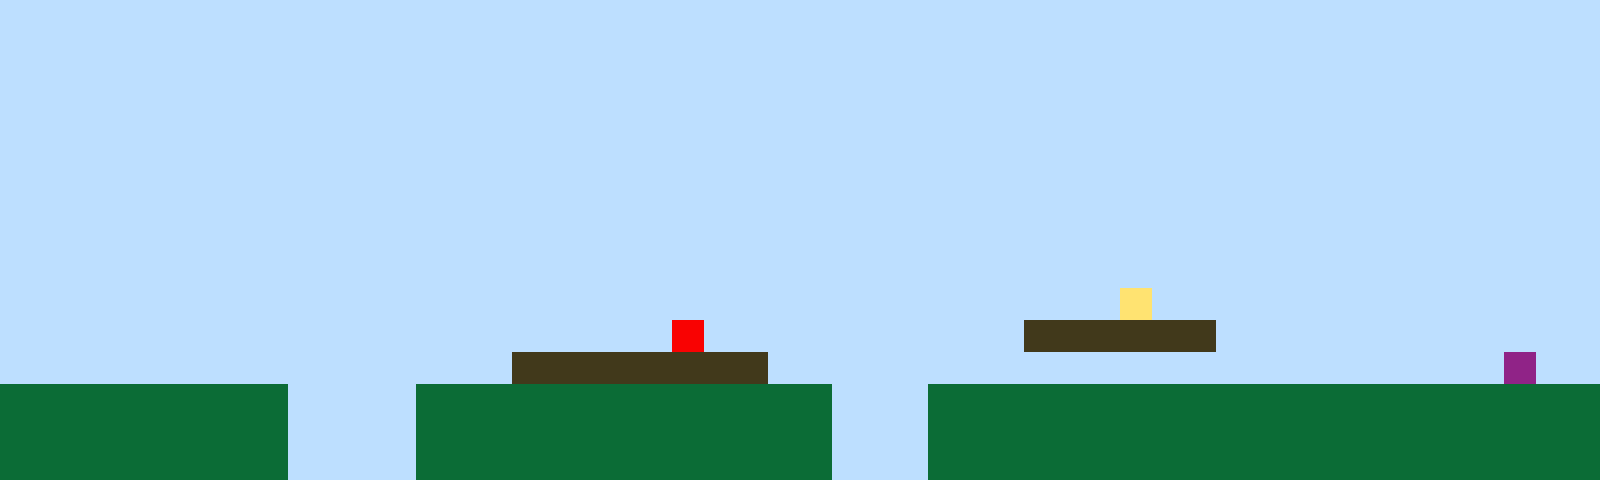

This game map was drawn from its Tiled (.tmx) file and the tilesets committed beside it. A one-line description and the full map source follow:
An orthogonal 50x15 tile map with 32x32 px tiles, 1 tile layer (Tile Layer 1).

<map version="1.10" tiledversion="1.11.2" orientation="orthogonal" renderorder="right-up" width="50" height="15" tilewidth="32" tileheight="32" infinite="0" nextlayerid="2" nextobjectid="1"><editorsettings><export target="map1.csv" format="csv" /></editorsettings><tileset firstgid="1" name="sprites" tilewidth="32" tileheight="32" tilecount="6" columns="3"><image source="sprites.png" width="96" height="64" /></tileset><layer id="1" name="Tile Layer 1" width="50" height="15"><data encoding="csv">1,1,1,1,1,1,1,1,1,1,1,1,1,1,1,1,1,1,1,1,1,1,1,1,1,1,1,1,1,1,1,1,1,1,1,1,1,1,1,1,1,1,1,1,1,1,1,1,1,1,1,1,1,1,1,1,1,1,1,1,1,1,1,1,1,1,1,1,1,1,1,1,1,1,1,1,1,1,1,1,1,1,1,1,1,1,1,1,1,1,1,1,1,1,1,1,1,1,1,1,1,1,1,1,1,1,1,1,1,1,1,1,1,1,1,1,1,1,1,1,1,1,1,1,1,1,1,1,1,1,1,1,1,1,1,1,1,1,1,1,1,1,1,1,1,1,1,1,1,1,1,1,1,1,1,1,1,1,1,1,1,1,1,1,1,1,1,1,1,1,1,1,1,1,1,1,1,1,1,1,1,1,1,1,1,1,1,1,1,1,1,1,1,1,1,1,1,1,1,1,1,1,1,1,1,1,1,1,1,1,1,1,1,1,1,1,1,1,1,1,1,1,1,1,1,1,1,1,1,1,1,1,1,1,1,1,1,1,1,1,1,1,1,1,1,1,1,1,1,1,1,1,1,1,1,1,1,1,1,1,1,1,1,1,1,1,1,1,1,1,1,1,1,1,1,1,1,1,1,1,1,1,1,1,1,1,1,1,1,1,1,1,1,1,1,1,1,1,1,1,1,1,1,1,1,1,1,1,1,1,1,1,1,1,1,1,1,1,1,1,1,1,1,1,1,1,1,1,1,1,1,1,1,1,1,1,1,1,1,1,1,1,1,1,1,1,1,1,1,1,1,1,1,1,1,1,1,1,1,1,1,1,1,1,1,1,1,1,1,1,1,1,1,1,1,1,1,1,1,1,1,1,1,1,1,1,1,1,1,1,1,1,1,1,1,1,1,1,1,1,1,1,1,1,1,1,1,1,1,1,1,1,1,1,1,1,1,1,1,1,1,1,1,1,1,1,1,1,1,1,1,1,1,1,1,1,1,1,1,1,1,1,1,1,1,1,1,1,1,1,1,1,1,1,1,1,1,1,1,1,1,1,1,1,1,1,1,1,1,1,1,1,1,1,1,1,1,1,1,1,1,1,1,1,1,4,1,1,1,1,1,1,1,1,1,1,1,1,1,1,1,1,1,1,1,1,1,1,1,1,1,1,1,1,1,1,1,1,1,1,1,5,1,1,1,1,1,1,1,1,1,1,3,3,3,3,3,3,1,1,1,1,1,1,1,1,1,1,1,1,1,1,1,1,1,1,1,1,1,1,1,1,1,1,1,1,3,3,3,3,3,3,3,3,1,1,1,1,1,1,1,1,1,1,1,1,1,1,1,1,1,1,1,1,1,1,1,6,1,1,2,2,2,2,2,2,2,2,2,1,1,1,1,2,2,2,2,2,2,2,2,2,2,2,2,2,1,1,1,2,2,2,2,2,2,2,2,2,2,2,2,2,2,2,2,2,2,2,2,2,2,2,2,2,2,2,2,2,2,1,1,1,1,2,2,2,2,2,2,2,2,2,2,2,2,2,1,1,1,2,2,2,2,2,2,2,2,2,2,2,2,2,2,2,2,2,2,2,2,2,2,2,2,2,2,2,2,2,2,1,1,1,1,2,2,2,2,2,2,2,2,2,2,2,2,2,1,1,1,2,2,2,2,2,2,2,2,2,2,2,2,2,2,2,2,2,2,2,2,2</data></layer></map>
